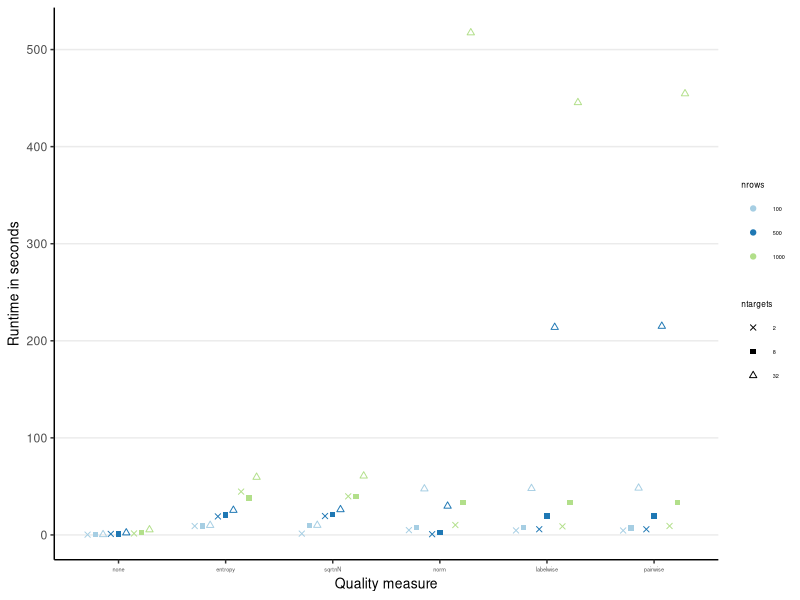
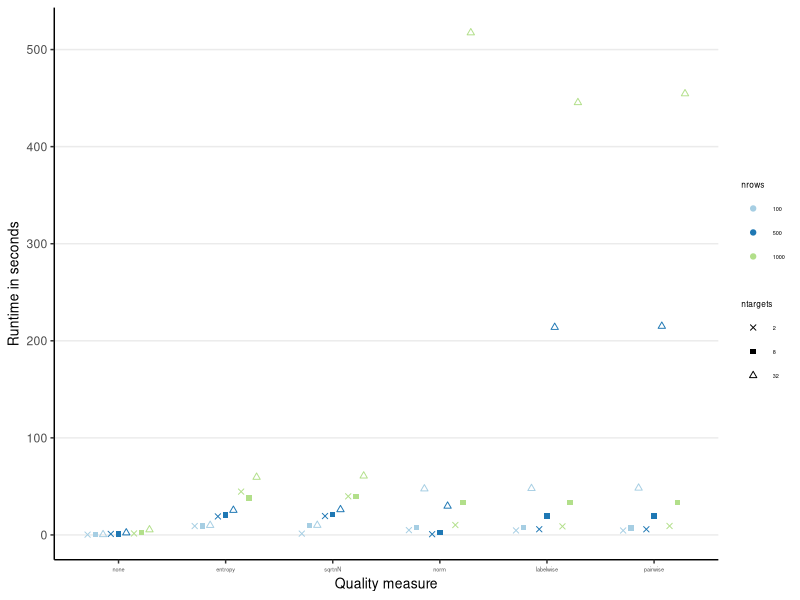
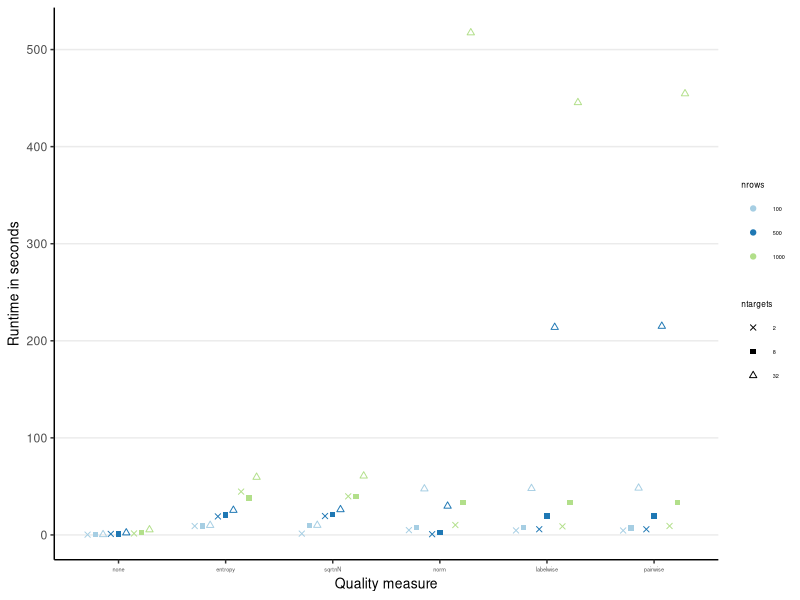

These charts were generated, in order, by the following R code:
library(ggplot2)
library(mice)
library(tidyverse)

# Working directory
setwd("C:/Users/20200059/Documents/Github/data_mining_election/Synthetic/")

data <- read.csv("reversed.csv")
data <- read.csv("pairwise.csv")
data <- read.csv("lasttofirst.csv")
names(data)

pd <- position_dodge(.65)
plot <- data %>%
  rename("nrows" = names(data)[1]) %>%
  gather("measure", "time", -c(nrows, ndescs, ntargets)) %>%
  mutate(nrows = as.factor(nrows)) %>%
  mutate(ntargets = as.factor(ntargets)) %>%
  mutate(ndescs = as.factor(ndescs)) %>%
  mutate(measure = ordered(measure,
                           levels = c("none", "entropy", "sqrtnN", "norm", "labelwise", "pairwise"))) %>%
  #filter(ntargets == 32) %>%
  filter(ndescs == 32) %>%
  #filter(measure %in% c('entropy','norm')) %>%
  ggplot(aes(x=measure, y=time, color=nrows, shape=ntargets)) +
  geom_point(position = pd) + 
  scale_colour_manual(values = c("#a6cee3", "#1f78b4", "#b2df8a")) + 
  scale_shape_manual(values=c(4, 15, 2)) +
  ylab('Runtime in seconds') + 
  xlab('Quality measure') +
  #labs(title = '') + 
  theme_bw() + 
  theme(plot.title = element_text(vjust=-4), 
        panel.grid.major.x = element_blank(),
        panel.grid.minor.x = element_blank(),
        #panel.grid.major.y = element_blank(),
        panel.grid.minor.y = element_blank(),
        panel.border = element_blank(),
        axis.line = element_line(colour = "black"),
        axis.text.x = element_text(size=4),
        axis.title = element_text(size=10),
        legend.title = element_text(size = 6), 
        legend.text  = element_text(size = 4),
        #legend.position="bottom",
        #legend.justification="right",
        #legend.margin=margin(-20, 0, 0, 0))
  )
plot
name <- paste('timereversed.pdf', sep = "", collapse = NULL)
name <- paste('timepairwise.pdf', sep = "", collapse = NULL)
name <- paste('timelasttofirst.pdf', sep = "", collapse = NULL)
ggsave(name, width = 20, height = 7, units = "cm")
ggsave(name, width = 6, height = 8, units = "cm")